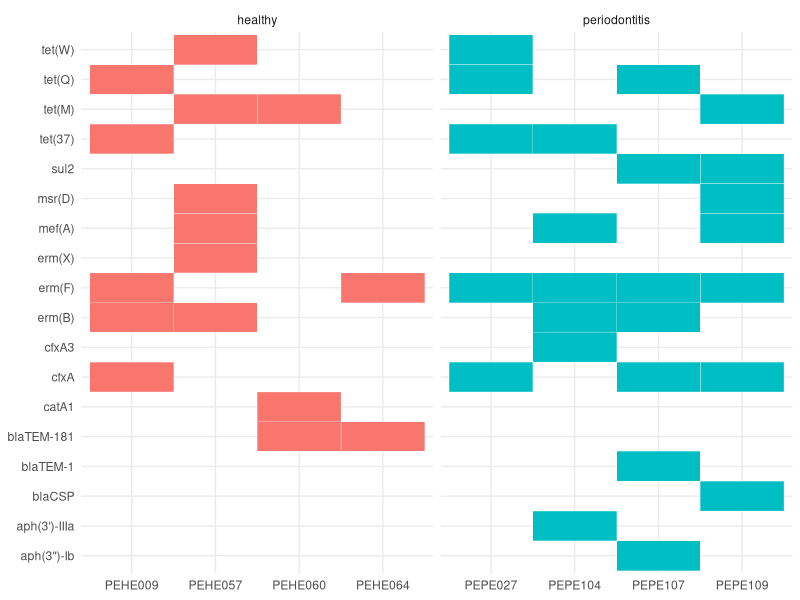

Write R code to recreate this figure.
# 06_amr_parse.R
# Read the combined AMRFinderPlus output for the 8 oral metagenome assemblies (Galaxy),
# keep AMR-type hits, attach sample names and groups, and plot gene presence.
# Input : data/raw/amr_combined.tsv, data/raw/samples.csv
# Output: results/amr_hits.csv, results/figures/amr_presence.png
# Run from the project folder.

library(tidyverse)
dir.create("results/figures", recursive = TRUE, showWarnings = FALSE)

smp <- read_csv("data/raw/samples.csv", show_col_types = FALSE)

amr <- read_tsv("data/raw/amr_combined.tsv", show_col_types = FALSE) %>%
  rename(run = Sample, contig = `Contig id`, gene = `Element symbol`,
         gene_name = `Element name`, type = Type, class = Class, subclass = Subclass,
         method = Method, coverage = `% Coverage of reference`,
         identity = `% Identity to reference`) %>%
  filter(type == "AMR") %>%
  left_join(smp, by = "run")

# per-sample summary (strict = coverage and identity both at least 90%)
amr %>%
  group_by(sample_name, group) %>%
  summarise(hits = n(), genes = n_distinct(gene), classes = n_distinct(class),
            strict_hits = sum(coverage >= 90 & identity >= 90), .groups = "drop") %>%
  print()

# which drug classes, per group
amr %>% distinct(sample_name, group, gene, class) %>%
  count(group, class) %>% arrange(group, desc(n)) %>% print(n = 30)

write_csv(amr, "results/amr_hits.csv")

p <- amr %>% distinct(sample_name, group, gene) %>%
  ggplot(aes(sample_name, gene, fill = group)) + geom_tile(colour = "white") +
  facet_grid(. ~ group, scales = "free_x", space = "free_x") +
  labs(x = NULL, y = NULL) + theme_minimal() + theme(legend.position = "none")
ggsave("results/figures/amr_presence.png", p, width = 8, height = 9, dpi = 150)
